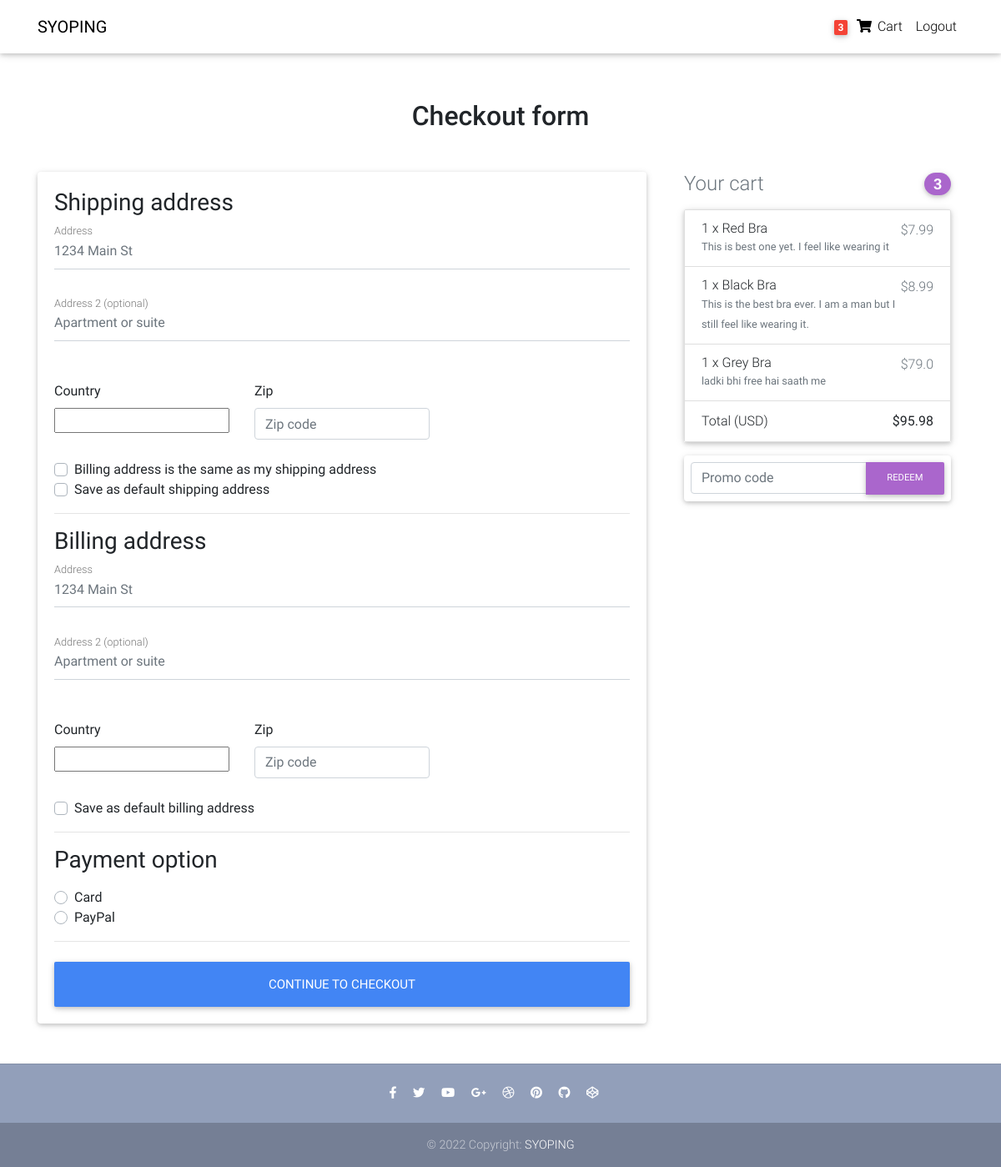
/checkout/ (signed in), run on an earlier commit of the app's database.
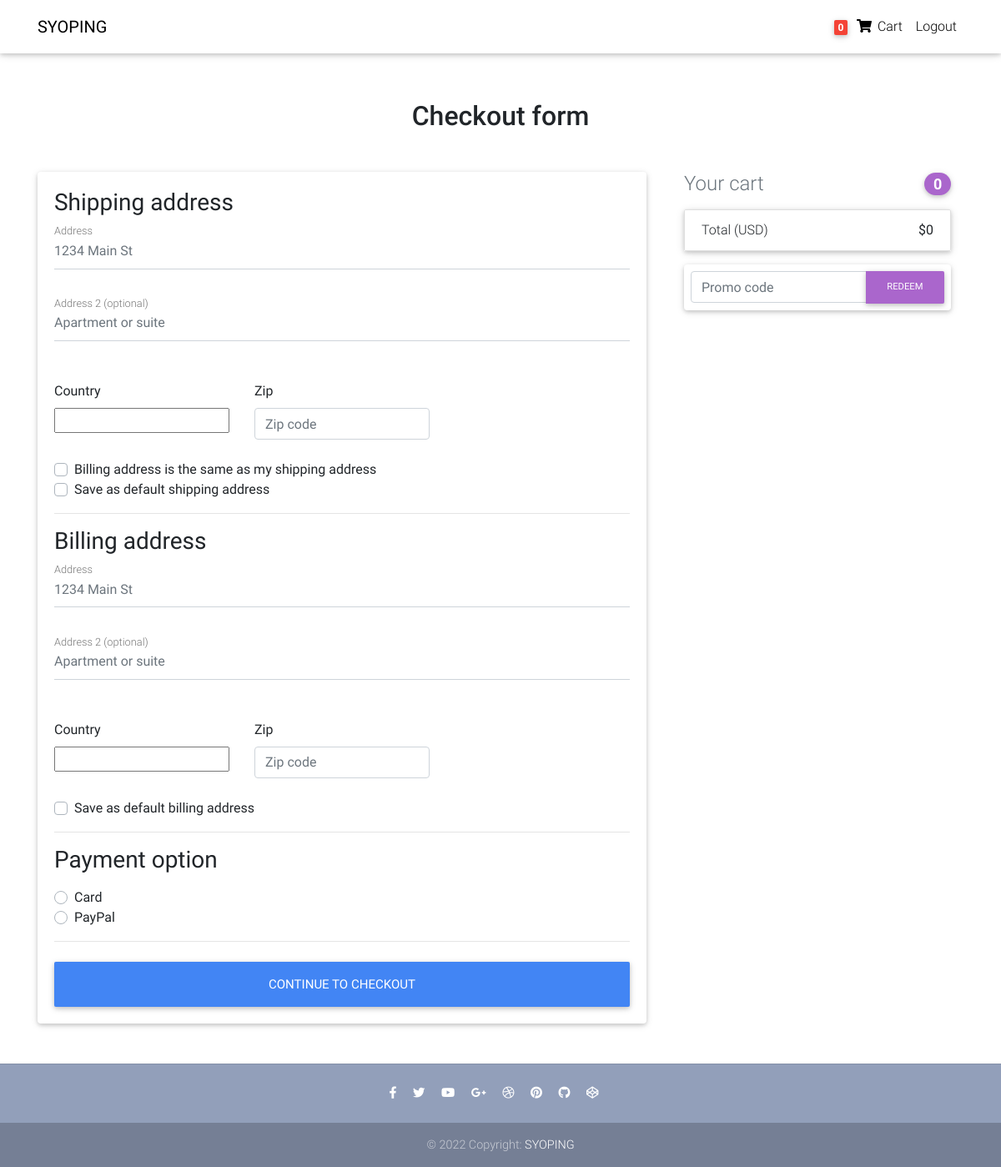
And on a later commit of the database.
### core/models.py (models this page shows, shortened)
class Order(models.Model):
    user = models.ForeignKey(settings.AUTH_USER_MODEL,
                             on_delete=models.CASCADE)
    ref_code = models.CharField(max_length=20, blank=True, null=True)
    items = models.ManyToManyField(OrderItem)
    start_date = models.DateTimeField(auto_now_add=True)
    ordered_date = models.DateTimeField()
    ordered = models.BooleanField(default=False)
    shipping_address = models.ForeignKey(
        'Address', related_name='shipping_address', on_delete=models.SET_NULL, blank=True, null=True)
    billing_address = models.ForeignKey(
        'Address', related_name='billing_address', on_delete=models.SET_NULL, blank=True, null=True)
    payment = models.ForeignKey(
        'Payment', on_delete=models.SET_NULL, blank=True, null=True)
    coupon = models.ForeignKey(
        'Coupon', on_delete=models.SET_NULL, blank=True, null=True)
    being_delivered = models.BooleanField(default=False)
    received = models.BooleanField(default=False)
    refund_requested = models.BooleanField(default=False)
    refund_granted = models.BooleanField(default=False)
    '''
    1. Item added to cart
    2. Adding a billing address
    (Failed checkout)
    3. Payment
    (Preprocessing, processing, packaging etc.)
    4. Being delivered
    5. Received
    6. Refunds
    '''
    def get_total(self):
        total = 0
        for order_item in self.items.all():
            total += order_item.get_final_price()
        if self.coupon:
            total -= self.coupon.amount
        return total

class OrderItem(models.Model):
    user = models.ForeignKey(settings.AUTH_USER_MODEL,
                             on_delete=models.CASCADE)
    ordered = models.BooleanField(default=False)
    item = models.ForeignKey(Item, on_delete=models.CASCADE)
    quantity = models.IntegerField(default=1)
    def get_total_discount_item_price(self):
        return self.quantity * self.item.discount_price
    def get_final_price(self):
        if self.item.discount_price:
            return self.get_total_discount_item_price()
        return self.get_total_item_price()

class Item(models.Model):
    title = models.CharField(max_length=100)
    price = models.FloatField()
    discount_price = models.FloatField(blank=True, null=True)
    category = models.CharField(choices=CATEGORY_CHOICES, max_length=2)
    label = models.CharField(choices=LABEL_CHOICES, max_length=1)
    slug = models.SlugField()
    description = models.TextField()
    image = models.ImageField()

### core/views.py (the view, shortened to what this page needs)
# urls.py: path('checkout/', CheckoutView.as_view(), name='checkout'),
class CheckoutView(View):
    def get(self, *args, **kwargs):
        try:
            order = Order.objects.get(user=self.request.user, ordered=False)
            form = CheckoutForm()
            context = {
                'form': form,
                'couponform': CouponForm(),
                'order': order,
                'DISPLAY_COUPON_FORM': True
            }
            shipping_address_qs = Address.objects.filter(
                user=self.request.user,
                address_type='S',
                default=True
            )
            if shipping_address_qs.exists():
                context.update(
                    {'default_shipping_address': shipping_address_qs[0]})
            billing_address_qs = Address.objects.filter(
                user=self.request.user,
                address_type='B',
                default=True
            )
            if billing_address_qs.exists():
                context.update(
                    {'default_billing_address': billing_address_qs[0]})
            return render(self.request, "checkout.html", context)
        except ObjectDoesNotExist:
            messages.info(self.request, "You do not have an active order")
            return redirect("core:checkout")

### core/forms.py
class CheckoutForm(forms.Form):
    shipping_address = forms.CharField(required=False)
    shipping_address2 = forms.CharField(required=False)
    shipping_country = CountryField(blank_label='(select country)').formfield(
        required=False,
        widget=CountrySelectWidget(attrs={
            'class': 'custom-select d-block w-100',
        }))
    shipping_zip = forms.CharField(required=False)
    billing_address = forms.CharField(required=False)
    billing_address2 = forms.CharField(required=False)
    billing_country = CountryField(blank_label='(select country)').formfield(
        required=False,
        widget=CountrySelectWidget(attrs={
            'class': 'custom-select d-block w-100',
        }))
    billing_zip = forms.CharField(required=False)
    same_billing_address = forms.BooleanField(required=False)
    set_default_shipping = forms.BooleanField(required=False)
    use_default_shipping = forms.BooleanField(required=False)
    set_default_billing = forms.BooleanField(required=False)
    use_default_billing = forms.BooleanField(required=False)
    payment_option = forms.ChoiceField(
        widget=forms.RadioSelect, choices=PAYMENT_CHOICES)

### templates/checkout.html (shortened to what this page needs)
{% extends "base.html" %}
{% load crispy_forms_tags %}
{% block content %}
  <main >
    <div class="container wow fadeIn">
      <h2 class="my-5 h2 text-center">Checkout form</h2>
      <div class="row">
        <div class="col-md-8 mb-4">
          <div class="card">
            <form method="POST" class="card-body">
              <h3>Shipping address</h3>
              <div class='hideable_shipping_form'>
                <div class="md-form mb-5">
                  <input type='text' placeholder='1234 Main St' id='shipping_address' name='shipping_address' class='form-control' />
                  <label for="shipping_address" class="">Address</label>
                </div>
                <div class="md-form mb-5">
                  <input type='text' placeholder='Apartment or suite' id='shipping_address2' name='shipping_address2' class='form-control' />
                  <label for="shipping_address2" class="">Address 2 (optional)</label>
                </div>
                <div class="row">
                  <div class="col-lg-4 col-md-12 mb-4">
                    <label for="country">Country</label>
                    {{ form.shipping_country }}
                  </div>
                  <div class="col-lg-4 col-md-6 mb-4">
                    <label for="shipping_zip">Zip</label>
                    <input type='text' placeholder='Zip code' id='shipping_zip' name='shipping_zip' class='form-control' />
                  </div>
                </div>
                <div class="custom-control custom-checkbox">
                  <label class="custom-control-label" for="same_billing_address">Billing address is the same as my shipping address</label>
                </div>
                <div class="custom-control custom-checkbox">
                  <label class="custom-control-label" for="set_default_shipping">Save as default shipping address</label>
                </div>
              </div>
              <hr>
              <h3>Billing address</h3>
              <div class='hideable_billing_form'>
                <div class="md-form mb-5">
                  <input type='text' placeholder='1234 Main St' id='billing_address' name='billing_address' class='form-control' />
                  <label for="billing_address" class="">Address</label>
                </div>
                <div class="md-form mb-5">
                  <input type='text' placeholder='Apartment or suite' id='billing_address2' name='billing_address2' class='form-control' />
                  <label for="billing_address2" class="">Address 2 (optional)</label>
                </div>
                <div class="row">
                  <div class="col-lg-4 col-md-12 mb-4">
                    <label for="country">Country</label>
                    {{ form.billing_country }}
                  </div>
                  <div class="col-lg-4 col-md-6 mb-4">
                    <label for="billing_zip">Zip</label>
                    <input type='text' placeholder='Zip code' id='billing_zip' name='billing_zip' class='form-control' />
                  </div>
                </div>
                <div class="custom-control custom-checkbox">
                  <label class="custom-control-label" for="set_default_billing">Save as default billing address</label>
                </div>
              </div>
              <hr>
              <h3>Payment option</h3>
              <div class="d-block my-3">
                {% for value, name in form.fields.payment_option.choices %}
                <div class="custom-control custom-radio">
                  <label class="custom-control-label" for="{{ name }}">{{ name }}</label>
                </div>
                {% endfor %}
              </div>
              <hr class="mb-4">
              <button class="btn btn-primary btn-lg btn-block" type="submit">Continue to checkout</button>
            </form>
          </div>
        </div>
        <div class="col-md-4 mb-4">
          {% include "order_snippet.html" %}
        </div>
      </div>
    </div>
  </main>
{% endblock content %}

### templates/navbar.html (shortened to what this page needs)
{% load cart_template_tags %}
<nav
  class="navbar fixed-top navbar-expand-lg navbar-light white scrolling-navbar"
>
  <div class="container">
    <a class="navbar-brand waves-effect" href="/">
      <strong class="black-text">SYOPING</strong>
    </a>
    <div class="collapse navbar-collapse" id="navbarSupportedContent">
      <ul class="navbar-nav nav-flex-icons">
        {% if request.user.is_authenticated %}
        <li class="nav-item">
          <a
            href="{% url 'core:order-summary' %}"
            class="nav-link waves-effect"
          >
            <span class="badge red z-depth-1 mr-1">
              {{ request.user|cart_item_count }}
            </span>
            <i class="fas fa-shopping-cart"></i>
            <span class="clearfix d-none d-sm-inline-block"> Cart </span>
          </a>
        </li>
        <li class="nav-item">
          <a class="nav-link waves-effect" href="{% url 'account_logout' %}">
            <span class="clearfix d-none d-sm-inline-block"> Logout </span>
          </a>
        </li>
        {% endif %}
      </ul>
    </div>
  </div>
</nav>

### templates/order_snippet.html (shortened to what this page needs)
<div class="col-md-12 mb-4">
    <h4 class="d-flex justify-content-between align-items-center mb-3">
    <span class="text-muted">Your cart</span>
    <span class="badge badge-secondary badge-pill">{{ order.items.count }}</span>
    </h4>
    <ul class="list-group mb-3 z-depth-1">
    {% for order_item in order.items.all %}
    <li class="list-group-item d-flex justify-content-between lh-condensed">
        <div>
        <h6 class="my-0">{{ order_item.quantity }} x {{ order_item.item.title}}</h6>
        <small class="text-muted">{{ order_item.item.description}}</small>
        </div>
        <span class="text-muted">${{ order_item.get_final_price }}</span>
    </li>
    {% endfor %}
    <li class="list-group-item d-flex justify-content-between">
        <span>Total (USD)</span>
        <strong>${{ order.get_total }}</strong>
    </li>
    </ul>
    {% if DISPLAY_COUPON_FORM %}
    <form class="card p-2" action="{% url 'core:add-coupon' %}" method="POST">
        <div class="input-group">
            {{ couponform.code }}
            <div class="input-group-append">
            <button class="btn btn-secondary btn-md waves-effect m-0" type="submit">Redeem</button>
            </div>
        </div>
    </form>
    {% endif %}
</div>

What changed in the data, as far as the page shows it:
removed OrderItem: quantity "1", item "Red Bra", item.description "This is best one yet. I feel like wearing it", get_final_price "7.99"
removed OrderItem: quantity "1", item "Black Bra", item.description "This is the best bra ever. I am a man but I still feel like wearing it.", get_final_price "8.99"
removed OrderItem: quantity "1", item "Grey Bra", item.description "ladki bhi free hai saath me", get_final_price "79.0"
computed for Order: items.count "3" → "0"; get_total "95.98" → "0"
Also different on the page:
{{ request.user|cart_item_count }}: "3" → "0"
